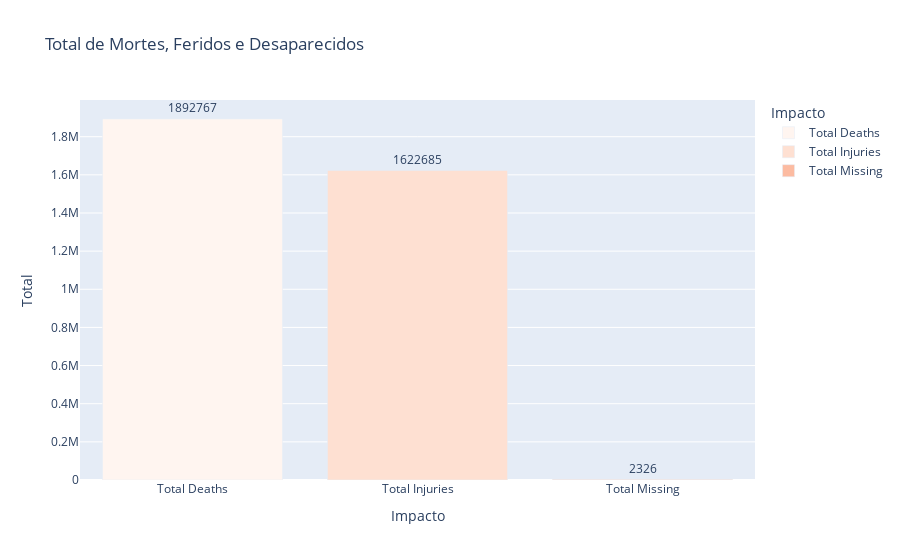

Notebook source saved alongside this figure:
### Code cell
impacto_humano = df[['Total Deaths', 'Total Injuries', 'Total Missing']].sum().to_frame(name='Total')

impacto_humano.reset_index(inplace=True)

impacto_humano.columns = ['Impacto', 'Total']

fig = px.bar(
    impacto_humano,
    x='Impacto',
    y='Total',
    title='Total de Mortes, Feridos e Desaparecidos',
    color='Impacto',
    text='Total',
    color_discrete_sequence=px.colors.sequential.Reds

)

fig.update_traces(textposition='outside')
fig.show()

### Figure 1 — Plotly figure (JSON) as saved in the notebook; plotly's stock layout.template omitted (floating-point values rounded to 4 significant figures)
{"data": [{"hovertemplate": "Impacto=%{x}<br>Total=%{text}<extra></extra>", "legendgroup": "Total Deaths", "marker": {"color": "rgb(255,245,240)", "pattern": {"shape": ""}}, "name": "Total Deaths", "orientation": "v", "showlegend": true, "text": [1893000.0], "textposition": "outside", "type": "bar", "x": ["Total Deaths"], "xaxis": "x", "y": [1893000.0], "yaxis": "y"}, {"hovertemplate": "Impacto=%{x}<br>Total=%{text}<extra></extra>", "legendgroup": "Total Injuries", "marker": {"color": "rgb(254,224,210)", "pattern": {"shape": ""}}, "name": "Total Injuries", "orientation": "v", "showlegend": true, "text": [1623000.0], "textposition": "outside", "type": "bar", "x": ["Total Injuries"], "xaxis": "x", "y": [1623000.0], "yaxis": "y"}, {"hovertemplate": "Impacto=%{x}<br>Total=%{text}<extra></extra>", "legendgroup": "Total Missing", "marker": {"color": "rgb(252,187,161)", "pattern": {"shape": ""}}, "name": "Total Missing", "orientation": "v", "showlegend": true, "text": [2326.0], "textposition": "outside", "type": "bar", "x": ["Total Missing"], "xaxis": "x", "y": [2326.0], "yaxis": "y"}], "layout": {"barmode": "relative", "legend": {"title": {"text": "Impacto"}, "tracegroupgap": 0}, "title": {"text": "Total de Mortes, Feridos e Desaparecidos"}, "xaxis": {"anchor": "y", "categoryarray": ["Total Deaths", "Total Injuries", "Total Missing"], "categoryorder": "array", "domain": [0, 1], "title": {"text": "Impacto"}}, "yaxis": {"anchor": "x", "domain": [0, 1], "title": {"text": "Total"}}}}
